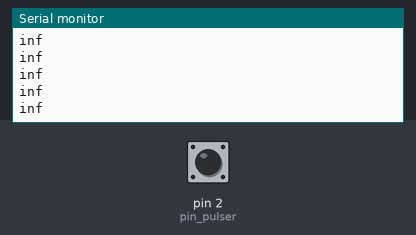
The sketch below on a simulated Arduino Uno, built with avr-gcc and run on an emulated ATmega328P. Shown: the last lines printed to the serial monitor. The test bench sets the inputs (shaded band); at power-on: pin 2 (pin_pulser) HIGH.

Above: at 1.2 s.
1.3 s: pin 2 (pin_pulser) pulled LOW for 0.15 s
At 1.76 s:
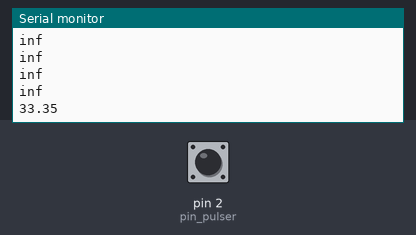
3.5 s: pin 2 (pin_pulser) pulled LOW for 1 s
At 4.76 s:
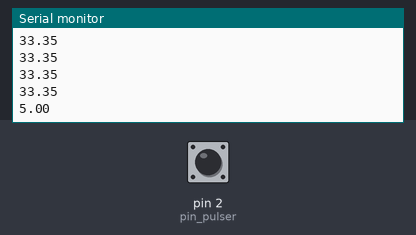
6.0 s: pin 2 (pin_pulser) pulled LOW for 0.15 s
At 6.36 s:
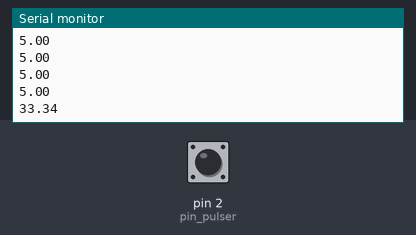
Timing chart, 0 to 9.0 s (numbered marks = the images above; inputs shaded):
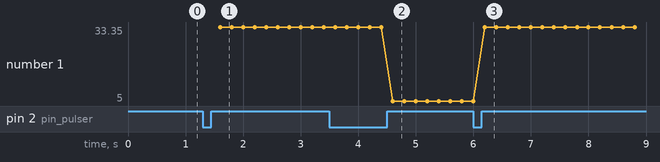

The sketch:

RPMSensorDCPulser_v1.0.ino
```cpp
/*
  Arduino RPM Meter

  RPM meter ini dapat bekerja untuk mengukur kecepatan mesin sepeda motor yang sudah
  menggunakan pulser/pickup coil DC yang umumnya digunakan pada motor injeksi elektronik.

  Secara default, program ini akan membaca sinyal LOW dari pulser yang telah melewati
  optocoupler dan menghitung durasinya. Kemudian durasi tersebut dihitung periodenya untuk
  menentukan pembacaan RPM. Akan tetapi, karena setiap motor memiliki jumlah pulsa berbeda
  untuk tiap putarannya (tergantung jumlah tonjolan pada magnet rotor/fase alternator) maka nilai
  pulser_teeth harus disesuaikan.

  Rangkaian yang saya gunakan adalah rangkaian optocoupler PC817 yang ber input
  active HIGH dan ber output active LOW. Sangat disarankan menggunakan optocoupler agar sinyal
  yang masuk ke mikrokontroler bersih dan tidak merusak mikrokontroler.

  Harap membaca keterangan pada setiap baris kode untuk memahaminya.
  JANGAN SESEKALI menambahkan fungsi "delay" pada program ini karena akan menyebabkan
  program tidak berjalan!!! Gunakan millis() atau micros() untuk membuat pewaktuan.

  dibuat 2 Agustus 2019
  revisi 3 September 2020
  oleh Joshua Harbangan

  Silahkan dibagikan, dimodifikasi, dan dikembangkan untuk kemajuan bersama
*/

byte pin_pulser = 2; //pin yang dipakai untuk input sinyal pulser dari rangkaian (misal pin digital 2)
byte pulser_teeth = 6; //jumlah tonjolan pulser, atau merupakan jumlah sinyal pulser tiap satu putaran mesin
byte signal_pulser = 1; //variabel sinyal pulser yang terbaca (aktual)
byte last_signal_pulser = 1; //variabel sinyal pulser yang terakhir kali terbaca
byte marker = 0; //penanda state

unsigned long timeStart; //variabel waktu awal penghitungan durasi pulsa
unsigned long timeEnd; //variabel waktu akhir perhitungan durasi pulsa
unsigned long timeTotal; //variabel waktu total = waktu akhir - waktu awal
float revPerSecond; //variabel nilai RPS
float revPerMinute; //variabel nilai RPM

unsigned long timeNow = 0; //penanda waktu pengiriman data
byte interval_data = 200; //interval pengiriman data

void setup() {
  // put your setup code here, to run once:
Serial.begin(9600);
pinMode (pin_pulser, INPUT_PULLUP); //inisialisasi pin pulser dalam untuk input active low

}

void loop() {
  // put your main code here, to run repeatedly:
  signal_pulser  = digitalRead(pin_pulser); //baca sinyal pulser

  if (marker == 0 && signal_pulser != last_signal_pulser){ //state 0 (perubahan sinyal pulser dari HIGH ke LOW)
      last_signal_pulser = signal_pulser; //menyamakan keadaan sinyal pulser terakhir dengan yang aktual
      if(signal_pulser == 0) { //saat sinyal pulser bernilai LOW maka lakukan perhitungan waktu dengan millis
       timeStart = micros(); //hitung waktu awal pulsa
       marker = 1; //penanda state 1
    }
  }


  if (marker == 1 && signal_pulser != last_signal_pulser){ //state 1 (perubahan sinyal pulser dari LOW ke HIGH)
      last_signal_pulser = signal_pulser; //menyamakan keadaan sinyal pulser terakhir dengan yang aktual
      if(signal_pulser == 1) { //saat sinyal pulser bernilai HIGH maka lakukan perhitungan waktu dengan millis
       timeEnd = micros(); //hitung waktu akhir pulsa
       marker = 0; //penanda state 0
       timeTotal = timeEnd - timeStart; //hitung waktu total durasi satu pulsa
    }
  }

    revPerSecond = (1000000/(float)timeTotal)/(2*pulser_teeth); //RPS (s) = ( 1000000 x 1/waktu total(us) /(2*jumlah tonjolan pulser)
    revPerMinute = revPerSecond*60; //RPM = 60 x RPS

//----routine untuk menampilkan pembacaan----//

if(millis()-timeNow >= interval_data){ //setiap interval tertentu kirimkan data
  timeNow = millis();
  Serial.println(revPerMinute); //lakukan print data serial, ganti di bagian ini untuk penggunaan dengan LCD atau display lainnya
}

}
```

Measured:
- after the input at 1.3 s, the serial monitor: prints a new line after 0.30 s (image 1)
- after the input at 3.5 s, the serial monitor: prints a new line after 1.1 s (image 2)
- after the input at 6.0 s, the serial monitor: prints a new line after 0.20 s (image 3)
- plotted number 1: 33.35 → 5 after the input at 3.5 s, 5 → 33.34 after the input at 6.0 s
